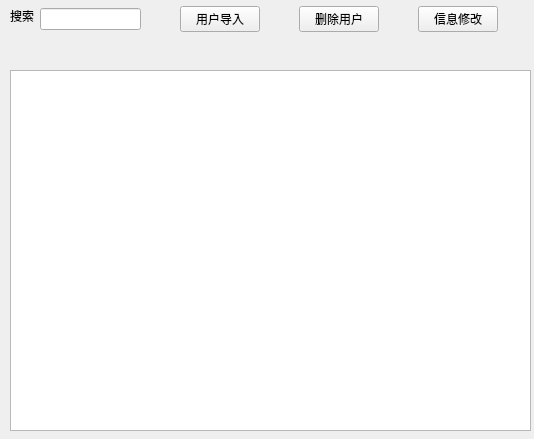
<?xml version="1.0" encoding="UTF-8"?>
<ui version="4.0">
 <class>menu1</class>
 <widget class="QWidget" name="menu1">
  <property name="geometry">
   <rect>
    <x>0</x>
    <y>0</y>
    <width>534</width>
    <height>439</height>
   </rect>
  </property>
  <property name="windowTitle">
   <string>Form</string>
  </property>
  <widget class="QTableView" name="tableView">
   <property name="geometry">
    <rect>
     <x>10</x>
     <y>70</y>
     <width>521</width>
     <height>361</height>
    </rect>
   </property>
  </widget>
  <widget class="QWidget" name="widget" native="true">
   <property name="geometry">
    <rect>
     <x>10</x>
     <y>0</y>
     <width>521</width>
     <height>71</height>
    </rect>
   </property>
   <layout class="QGridLayout" name="gridLayout">
    <item row="0" column="0" rowspan="2">
     <widget class="QLabel" name="label">
      <property name="text">
       <string>搜索</string>
      </property>
     </widget>
    </item>
    <item row="1" column="1">
     <widget class="QLineEdit" name="lineEdit"/>
    </item>
    <item row="1" column="8">
     <spacer name="horizontalSpacer">
      <property name="orientation">
       <enum>Qt::Horizontal</enum>
      </property>
      <property name="sizeHint" stdset="0">
       <size>
        <width>40</width>
        <height>20</height>
       </size>
      </property>
     </spacer>
    </item>
    <item row="2" column="5">
     <spacer name="verticalSpacer">
      <property name="orientation">
       <enum>Qt::Vertical</enum>
      </property>
      <property name="sizeHint" stdset="0">
       <size>
        <width>20</width>
        <height>40</height>
       </size>
      </property>
     </spacer>
    </item>
    <item row="1" column="5">
     <widget class="QPushButton" name="pushButton_2">
      <property name="text">
       <string>删除用户</string>
      </property>
     </widget>
    </item>
    <item row="1" column="3">
     <widget class="QPushButton" name="pushButton">
      <property name="mouseTracking">
       <bool>false</bool>
      </property>
      <property name="tabletTracking">
       <bool>false</bool>
      </property>
      <property name="acceptDrops">
       <bool>false</bool>
      </property>
      <property name="autoFillBackground">
       <bool>false</bool>
      </property>
      <property name="text">
       <string>用户导入</string>
      </property>
      <property name="checkable">
       <bool>false</bool>
      </property>
      <property name="checked">
       <bool>false</bool>
      </property>
      <property name="autoRepeat">
       <bool>false</bool>
      </property>
      <property name="autoExclusive">
       <bool>false</bool>
      </property>
      <property name="autoDefault">
       <bool>false</bool>
      </property>
      <property name="flat">
       <bool>false</bool>
      </property>
     </widget>
    </item>
    <item row="1" column="2">
     <spacer name="horizontalSpacer_2">
      <property name="orientation">
       <enum>Qt::Horizontal</enum>
      </property>
      <property name="sizeHint" stdset="0">
       <size>
        <width>40</width>
        <height>20</height>
       </size>
      </property>
     </spacer>
    </item>
    <item row="1" column="7">
     <widget class="QPushButton" name="pushButton_3">
      <property name="text">
       <string>信息修改</string>
      </property>
     </widget>
    </item>
    <item row="1" column="4">
     <spacer name="horizontalSpacer_3">
      <property name="orientation">
       <enum>Qt::Horizontal</enum>
      </property>
      <property name="sizeHint" stdset="0">
       <size>
        <width>40</width>
        <height>20</height>
       </size>
      </property>
     </spacer>
    </item>
    <item row="1" column="6">
     <spacer name="horizontalSpacer_4">
      <property name="orientation">
       <enum>Qt::Horizontal</enum>
      </property>
      <property name="sizeHint" stdset="0">
       <size>
        <width>40</width>
        <height>20</height>
       </size>
      </property>
     </spacer>
    </item>
    <item row="2" column="3">
     <spacer name="verticalSpacer_2">
      <property name="orientation">
       <enum>Qt::Vertical</enum>
      </property>
      <property name="sizeHint" stdset="0">
       <size>
        <width>20</width>
        <height>40</height>
       </size>
      </property>
     </spacer>
    </item>
    <item row="2" column="7">
     <spacer name="verticalSpacer_3">
      <property name="orientation">
       <enum>Qt::Vertical</enum>
      </property>
      <property name="sizeHint" stdset="0">
       <size>
        <width>20</width>
        <height>40</height>
       </size>
      </property>
     </spacer>
    </item>
   </layout>
  </widget>
 </widget>
 <resources/>
 <connections/>
</ui>
